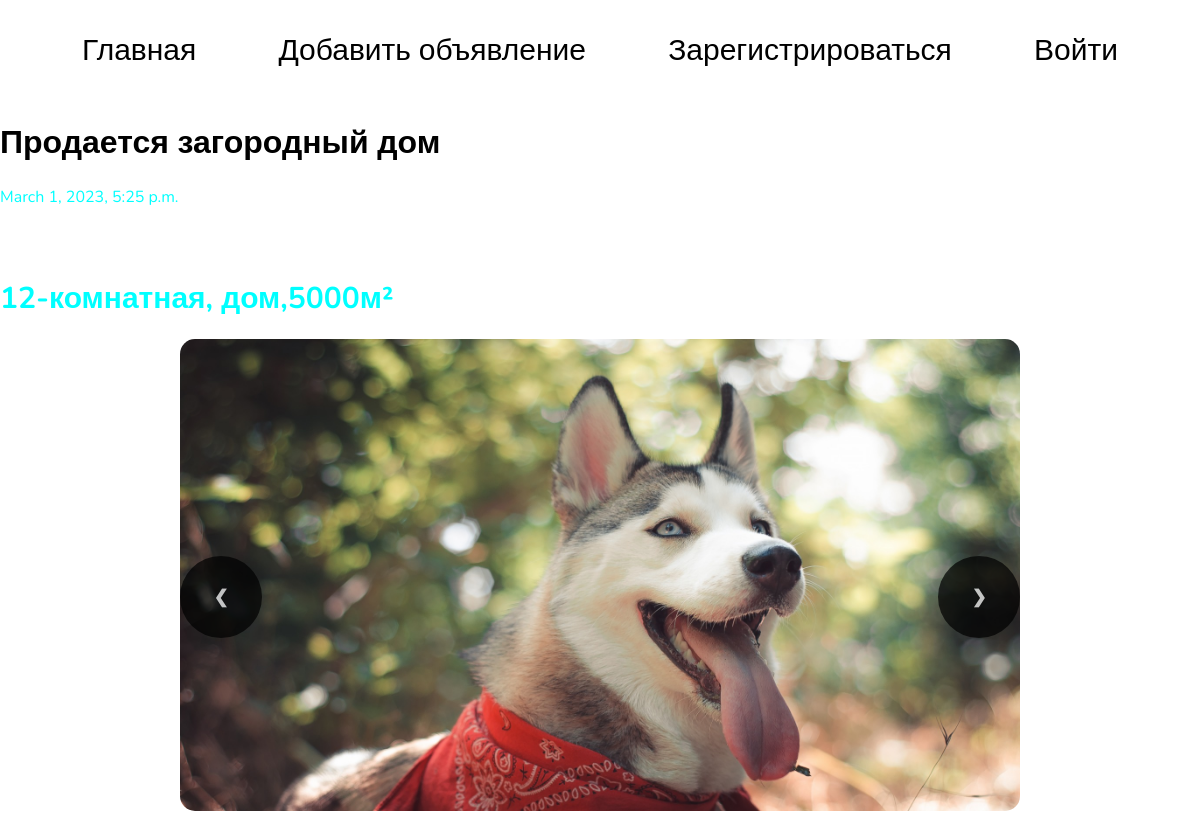
The page /detail/4 on the database its author committed.
### house/models.py (models this page shows, shortened)
class House(Model):
    type = CharField(max_length=25, choices=Type_choise)
    date_added = DateTimeField(null=True, auto_now_add=True)
    title = CharField(max_length=255)
    bio = TextField()
    address = CharField(max_length=255)
    preview = ImageField(null=True, blank=True)
    price = IntegerField()
    size = IntegerField()
    material = CharField(max_length=255, choices=Material_choise)
    rooms = IntegerField()
    furniture = CharField(max_length=20, choices=Furniture)
    repair = CharField(max_length=20, choices=Repair)
    near = TextField(null=True, blank=True)
    date_of_building = IntegerField(max_length=4, null=True, blank=True)
    seller = ForeignKey(User,on_delete=CASCADE,null=True)
    floor = IntegerField(null=True, blank=True)
    storeys = IntegerField(null=True, blank=True)
    building_type = CharField(max_length=20, choices=Building_type)
    living_space = IntegerField(null=True)
    location = CharField(max_length=20, choices=Location)
    convenience = TextField(null=True)

class Image(Model):
    house = ForeignKey(House, on_delete=CASCADE)
    image = ImageField(blank=True, null=True)

### house/views.py (the view)
# urls.py: path('detail/<int:pk>', views.detail, name='detail'),
def detail(request, pk):
    house = House.objects.get(pk=pk)
    images = Image.objects.filter(house=house)
    return render(request, 'detail.html', {'house': house, 'images': images})

### house/templates/detail.html (shortened to what this page needs)
{% extends 'base.html' %}
{% block content %}
    <h1>{{ house.title }}</h1>
    <p style="color: aqua">{{ house.date_added }}</p>
    <h1 style=" margin-top: 70px; color: aqua; font-size: 30px; font-weight: bold">{{ house.rooms }}-комнатная, {{ house.type }},{{ house.size }}м²</h1>
    <div style="display:flex;justify-content: center">
        <div class="slideshow-container">
            {% for image in images %}
                <div class="mySlides fade">
                    <img src="{{ image.image1.url }}" alt="">
                </div>
            {% endfor %}
            <a class="prev" onclick="plusSlides(-1)">&#10094;</a>
            <a class="next" onclick="plusSlides(1)">&#10095;</a>
        </div>
    </div>
{% endblock %}

### files/static/main.css (style rules this page uses)
body { padding: 0px; margin: 0px; font-family: 'Nunito', sans-serif; }
* { font-family: 'Nunito', sans-serif; }
a { text-decoration: none; color: black; }
.slideshow-container { width: 70%; position: relative; }
.mySlides { display: none; }
.mySlides img { width: 100%; border-radius: 15px; }
.prev, .next { cursor: pointer; position: absolute; top: 50%; width: 50px; height: 50px; border-radius: 50%; margin-top: -22px; padding: 16px; color: white; font-weight: bold; font-size: 18px; transition: 0.6s ease; user-select: none; background: black; opacity: 70%; text-align: center; line-height: 50px; }
.next { right: 0; }
.fade { animation-name: fade; animation-duration: 1.5s; }

### rows shown on the page
House: title "Продается загородный дом", date_added "March 1, 2023, 5:25 p.m.", rooms "12", type "дом", size "5000"
Image: image1 (picture)
